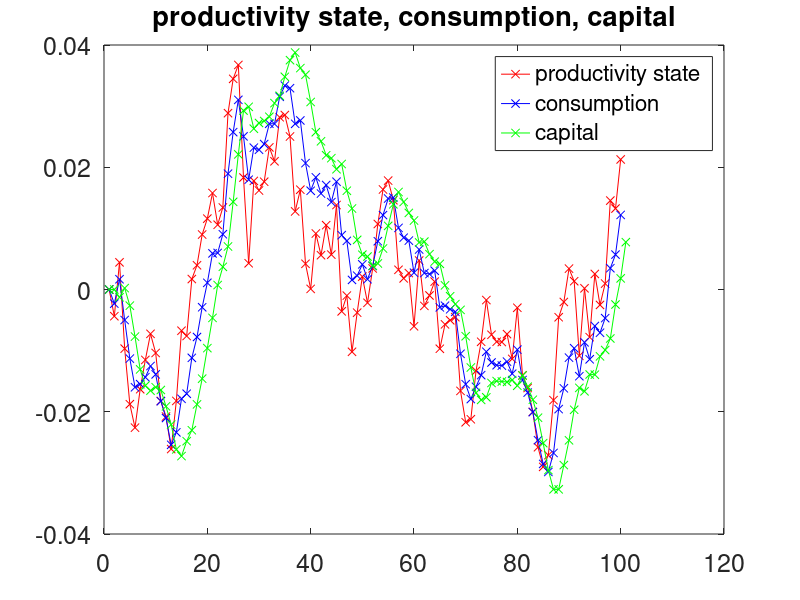
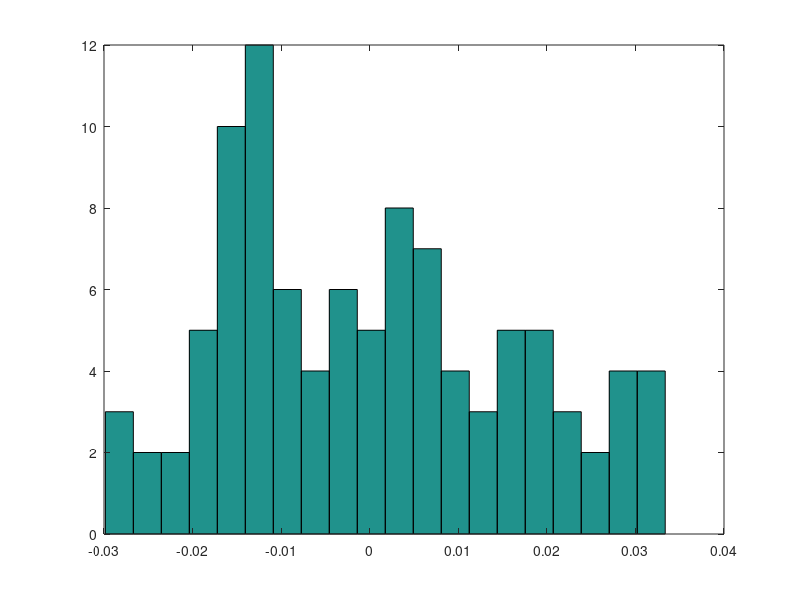
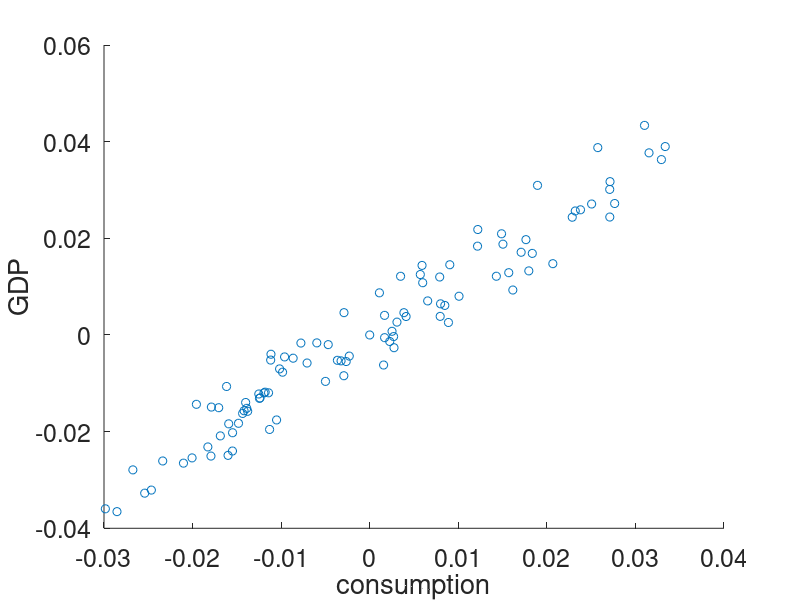
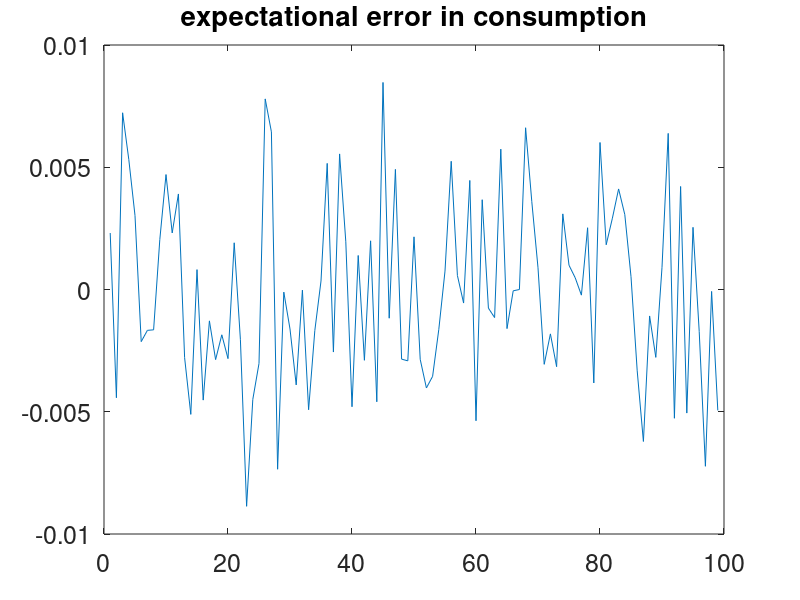

Reproduce these figures in MATLAB, in order.
% This implements the solution of a
% multivariate rational expectations model,
% using the example of a basic RBC model,
% i.e., the model economy used in the lectures
% to explain the general solution procedure.
% The computations performed in the following code therefore
% correspond to pages 41 - 51 of the book
% by Roger E. A. Farmer,
% "Macroeconomics of Self-fulfilling Prophecies", 2nd edition, MIT Press, 1999.
% The comments refer to page numbers and equation numbers from the book.
% Thomas Hintermaier, hinterma@uni-bonn.de, January 7, 2020

% Specify paramter values used in the model
% (Remark: Notation is in line with symbols in the book.)
beta  = 0.95; % discount factor
alpha = 0.3;  % capital share
delta = 0.1;  % depreciation rate
rho   = 0.9;  % autocorrelation of productivity
% rho   = 0.2;

% Getting non-stochastic steady-state values
% book: p. 46; lecture slides: Part 9, Slide 13
k_bar = ((1/beta - 1 + delta)/alpha)^(1/(alpha - 1));
c_bar = k_bar^alpha  - delta*k_bar;
s_bar = 1;

% Describing relationships underlying linear coefficients
% book: p. 46; lecture slides: Part 9, Slide 14.
a1 = beta*alpha*(alpha - 1)*k_bar^(alpha - 1);
a2 = beta*alpha*k_bar^(alpha - 1);
b1 = 1 - delta + alpha*k_bar^(alpha - 1);
b2 = k_bar^(alpha - 1);
b3 = -c_bar/k_bar;

% Writing dynamic equilibrium conditions into matrix form

% m371 stands for the 1st matrix showing up in equation (3.7),
% i.e. the matrix multiplying period-t variables on the LHS of (3.7).
% book: p. 47; lecture slides: Part 9, Slide 15.

m371 = zeros(3,3);
m371(1,1) = -1;
m371(2,1) = b3;
m371(2,2) = b1;
m371(2,3) = b2;
m371(3,3) = rho;

% m372 stands for the 2nd matrix showing up in equation (3.7),
% i.e. the matrix multiplying period-t variables on the LHS of (3.7).
% book: p. 47; lecture slides: Part 9, Slide 15.
m372 = zeros(3,3);
m372(1,1) = -1;
m372(1,2) = a1;
m372(1,3) = a2;
m372(2,2) = 1;
m372(3,3) = 1;

% m38 stands for the inverse of m371
% book: equation (3.8), p. 47; lecture slides: Part 9, Slide 16 (top).
m38 = inv(m371);

% Matrix A
% book: equation (3.9), p. 47; lecture slides: Part 9, Slide 16.
% Note that this encodes all the relevant dynamics for the solution.
A = m38*m372;

% Calculate Eigenvectors and Eigenvalues of A
[Q_temp,Lam_temp] = eig(A); % These are labeled "temp", 
                            % for being temporary in the sense that we still
                            % need to make sure that the ORDERING of eigenvalues
                            % puts the forward-stable one in the first position

% The next lines are there to identify the appropriate eigenvalue,
% which is forward stable, and therefore can be used to derive
% a restriction to express a free variable as an equilibrium function of predetermined variables
diagonal_Lam_temp = diag(Lam_temp);
select_i_stable = abs(diagonal_Lam_temp) < 1;
mark_unstable = not(select_i_stable);

% Reordering to make sure the stable eigenvalue and the corresponding eigenvector
% are in the first positions in the matrix of eigenvalues and the matrix of eigenvectors.
Lam = diag([diagonal_Lam_temp(select_i_stable);diagonal_Lam_temp(mark_unstable)]);
Q = zeros(3,3);
Q(:,1) =     Q_temp(:,select_i_stable);
Q(:,2:end) = Q_temp(:,mark_unstable);
% The eigenvalue less than one in absolute value is in the first position now
% book: p. 50, equation (3.12); lecture slides: Part 10, Slide 7.

% The inverse of Q, as used in the decomposition A = Q*Lam*inv(Q)
% book, p. 50 (top), lecture slides: Part 10, Slide 4.
Q_inv = inv(Q);

% The key restriction: getting a free variable (consumption)
% as an equilibrium function of predetermined variables (capital, productivity-state).
% book: p. 51, lecture slides: Part 10, Slide 9.
disp('coefficients of rational expectations equilibrium function');
c_coeff_k = -Q_inv(1,2)/Q_inv(1,1)
c_coeff_s = -Q_inv(1,3)/Q_inv(1,1)

% % disp('Q');
% % Q
% % 
% % disp('Lam');
% % Lam
% % 
% % disp('inverse of Q');
% % Q_inv

var_v = 0.007^2;
% T = 10;
T = 100;
% T = 10000;
% T = 100000;

%randn('seed',123); % Seeding the random number generator, to be able to control and fix randomness for various runs (experiments)
% Getting draws of the shock realizations
v_t = zeros(T,1);
% ---------------------------------------------------
% Specification to obtain impulse-response functions:
% v_t(2) = sqrt(var_v)*1; % make sure to comment out random shocks for later periods
% ---------------------------------------------------
% Specification for stochastic realizations:
v_t(2:end)=sqrt(var_v)*randn(length(v_t) - 1,1);
% ---------------------------------------------------

% Generating the sequence of autocorrelated productivity states
s_t = NaN*zeros(T,1);
s_t(1) = 0;
for t = 2:T
 
    s_t(t) = rho*s_t(t-1) + v_t(t);
    
end;

% % plot(s_t);
% % s_t(1:10)

% Generating the time series of variables, which are equilibria for the given shock realizations
c_t = NaN*zeros(T,1);
k_t = NaN*zeros(T+1,1);
k_t(1) = 0;

for t = 1:T;
    % Imposing the key equilibrium restriction from rational expectations:
    % The free variable (consumption) is expressed as a function of
    % the predetermined variables (capital and productivity state)
    % book: p. 51, lecture slides: Part 10, Slide 9.
    % This is the recursive structure described in Part 10, Slide 12.
    c_t(t) = -Q_inv(1,2)/Q_inv(1,1)*k_t(t) -Q_inv(1,3)/Q_inv(1,1)*s_t(t);
    k_t(t+1) = b1*k_t(t) + b2*s_t(t) + b3*c_t(t);   
    
end;

% % figure(1);
% % plot(s_t);
% % title('productivity state');
% % 
% % figure(2);
% % plot(c_t);
% % title('consumption');
% % 
% % figure(3);
% % plot(k_t);
% % title('capital stock');

figure(10);
plot(s_t,'r-x');
hold on;
plot(c_t,'b-x');
plot(k_t,'g-x');
set(gca,"fontsize", 18)
title('productivity state, consumption, capital');
legend('productivity state','consumption','capital');
hold off;

%disp('s_t        c_t         k_t+1');
%[s_t,c_t,k_t(2:end)]


% plot state of technology shock and shock innovations
figure(555);
 sample_period = 1:T;
 plot(sample_period,s_t(sample_period),...
      sample_period,v_t(sample_period),...
      sample_period,zeros(size(s_t)));
 set(gca,"fontsize", 18)
 legend('s_t','v_t')


y_t = s_t + alpha*k_t(1:T); 


timeline = 1:T;
figure(111);
plot(timeline,c_t,timeline,y_t);
set(gca,"fontsize", 18)
legend('consumption','GDP')


corr_c_y = corr(c_t,y_t) % correlation

std_c = std(c_t) % standard deviation
std_y = std(y_t)



figure(21);
hist(c_t,20);   % histogram

figure(22);
scatter(c_t,y_t); % scatter plot
set(gca,"fontsize", 18)
xlabel('consumption');
ylabel('GDP');



expect_error_c_tp1 = NaN*zeros(T-1,1);
for t = 1:T-1;
   expect_error_c_tp1(t) = c_coeff_k*k_t(t+1) + c_coeff_s*rho*s_t(t) - c_t(t+1);
end;



figure(30);
plot(expect_error_c_tp1);
set(gca,"fontsize", 18)
title('expectational error in consumption')

%
%mean_expect_error_c = mean(expect_error_c_tp1)
%
%
%
%figure(32);
%scatter(v_t(2:end),expect_error_c_tp1)
%set(gca,"fontsize", 18)
%xlabel('fundamental shock innovation')
%ylabel('expectational error of consumption')
%
%
%
%
%figure(33);
%plot(v_t(2:end),expect_error_c_tp1,'o',v_t(2:end),-c_coeff_s*v_t(2:end),'r')
%%%
%%%
%%%





